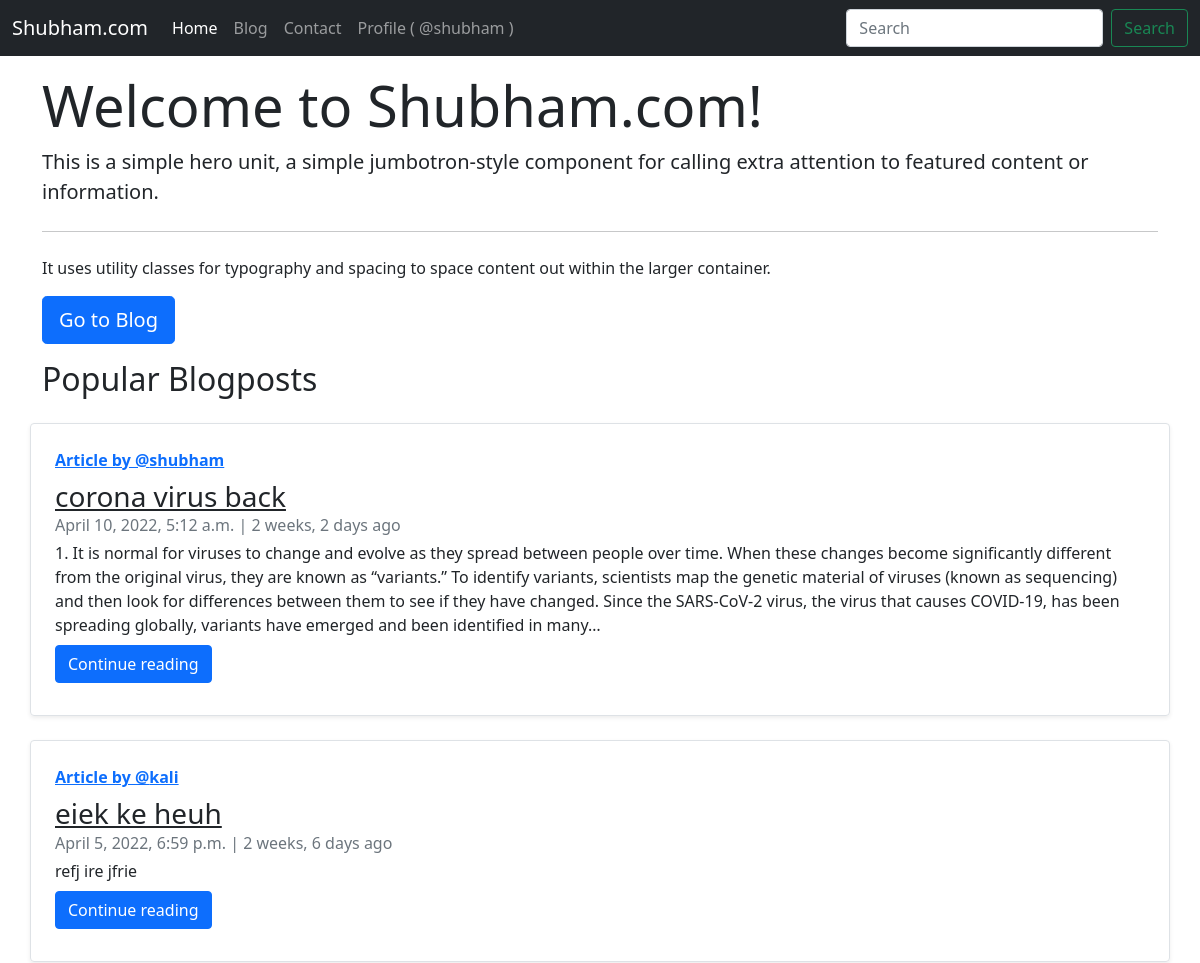
Page /home/ (signed in, upper part) on the earlier database version.
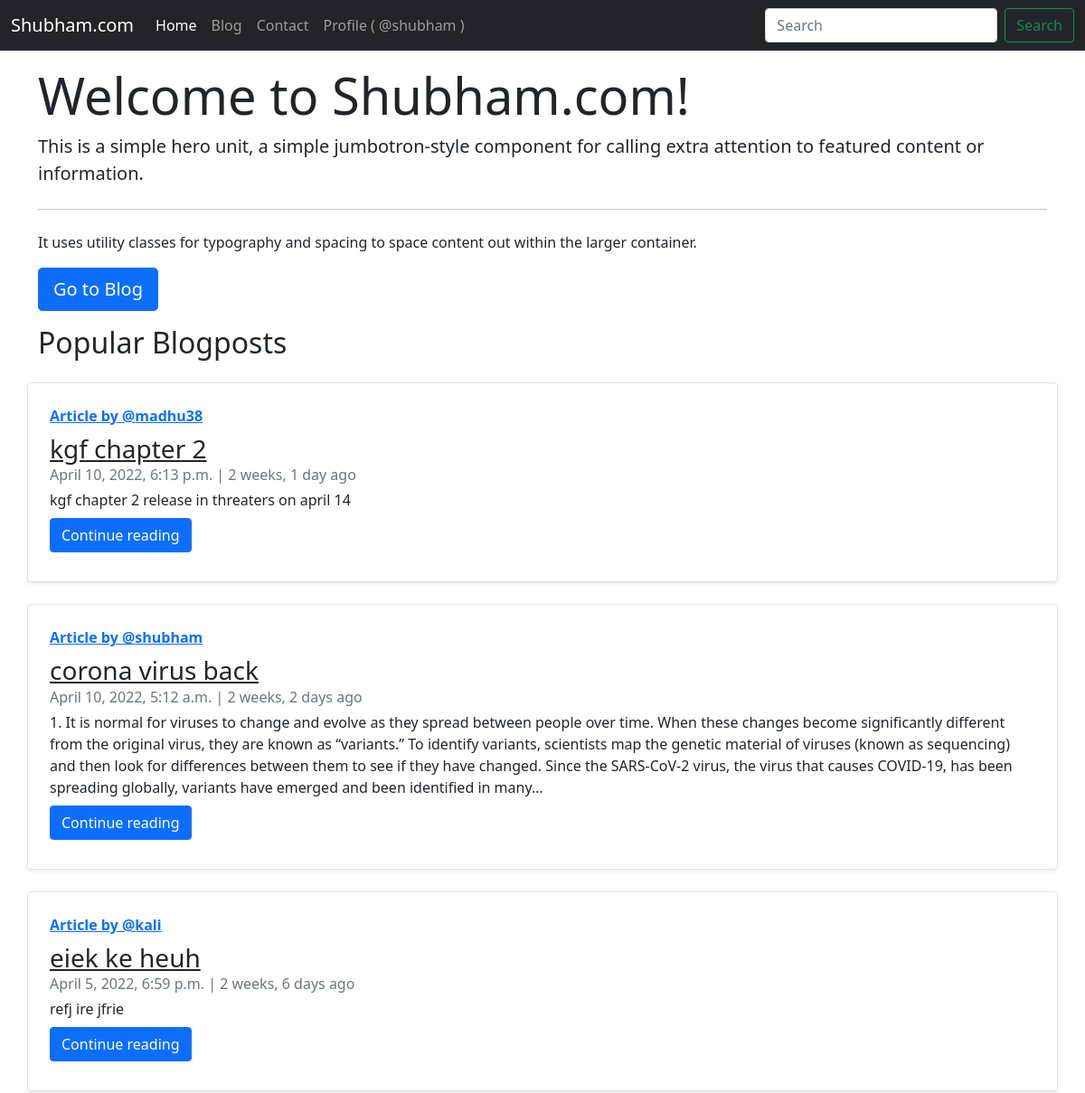
Same page on the later database version.
### blog/models.py (models this page shows, shortened)
class Post(models.Model):
    sno=models.AutoField(primary_key=True)
    title=models.CharField(max_length=255)
    author=models.CharField(max_length=20,default=None)
    slug = AutoSlugField(populate_from='title',unique=True,null=True,default=None)
    timeStamp=models.DateTimeField(default=now)
    content=models.TextField()

### home/views.py (the view)
# urls.py: path('home/', views.home, name="home"),
def home(request):
    if request.user.is_authenticated:
        allPosts = Post.objects.all().order_by('-timeStamp')
        context={'allPosts': allPosts}
        return render(request, "home/home.html",context)
    else:
        return redirect('/login/')

### templates/home/home.html (shortened to what this page needs)
{% extends 'base.html' %}
{% load humanize %}
{% block body %}
{% if user.is_authenticated %}
<div class="container">
    <div class="jumbotron my-3">
      <h1 class="display-4">Welcome to Shubham.com!</h1>
      <p class="lead">This is a simple hero unit, a simple jumbotron-style component for calling extra attention to featured content or information.</p>
      <hr class="my-4">
      <p>It uses utility classes for typography and spacing to space content out within the larger container.</p>
      <a class="btn btn-primary btn-lg" href="/blog" role="button">Go to Blog</a>
    </div>
</div>
<div class="container">
    <h2>Popular Blogposts</h2>
    {% for post in allPosts  %}
    <div class="row no-gutters border rounded overflow-hidden flex-md-row mb-4 shadow-sm h-md-250 my-4 position-relative">
        <div class="col p-4 d-flex flex-column position-static">
            <strong class="d-inline-block mb-2 text-primary"><a class="text-blue" href="/profile/{{post.author}}/">Article  by @{{post.author}}</a></strong>
            <h3 class="mb-0"><a class="text-dark" href="/blog/{{post.slug}}/">{{post.title}}</a></h3>
            <div class="mb-1 text-muted">{{post.timeStamp}} | {{post.timeStamp| naturaltime}}</div>
            <p class="card-text mb-auto">{{post.content| truncatechars:500}}</p>
            <div class="my-2">
                <a href="/blog/{{post.slug}}/" role="button" class="btn btn-primary">Continue reading</a>
            </div>
        </div>
    </div>
{% endfor %}
</div>
{% endif %}
{% endblock body %}
{% block homeActive %}active{% endblock homeActive    %}

Differences in the rows shown:
added Post: author "madhu38", title "kgf chapter 2", timeStamp "April 10, 2022, 6:13 p.m.", timeStamp "2 weeks, 1 day ago", content "kgf chapter 2 release in threaters on april 14"
